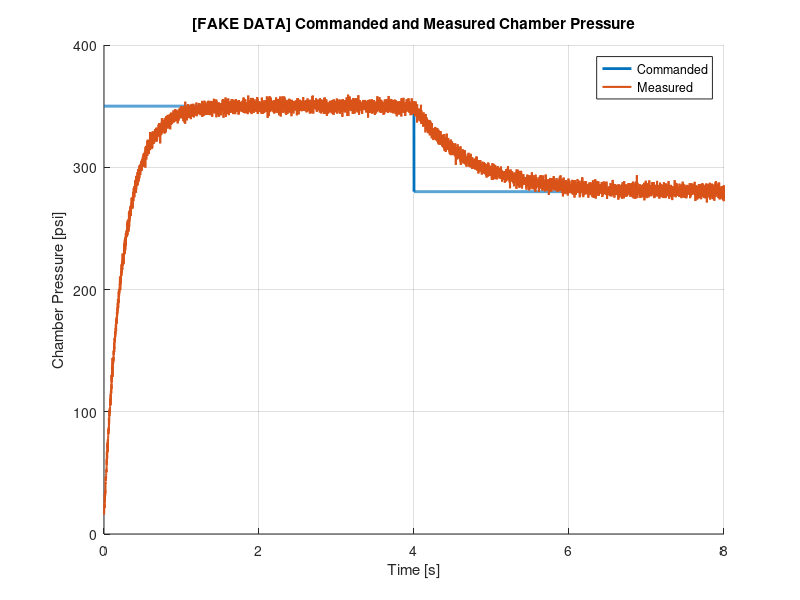

Reproduce this figure in MATLAB.
% Time vector (8 seconds, 1 kHz sample rate)
dt = 0.001;
t = 0:dt:8;

% Commanded pressure: 350 psi for 4s, then 280 psi
Pc_cmd = 350*ones(size(t));
Pc_cmd(t >= 4) = 280;

% --- Generate "measured" chamber pressure ---

% Startup transient: exponential rise from atmospheric to 350 psi
Pc_startup = 14.7 + (350 - 14.7)*(1 - exp(-t/0.25));  % ~250 ms time constant

% After 4 seconds: exponential decay from 350 → 280 psi with <2s settling
Pc_stepdown = 280 + (350 - 280)*exp(-(t-4)/0.7);  % ~0.7s time constant
Pc_stepdown(t < 4) = 350;  % only apply after 4s

% Combine startup + stepdown
Pc_meas = Pc_startup;
Pc_meas(t >= 4) = Pc_stepdown(t >= 4);

% Add realistic noise (band‑limited)
noise = 3*randn(size(t));  % ±3 psi-ish
Pc_meas = Pc_meas + noise;

% Optional: ensure no negative values
Pc_meas = max(Pc_meas, 0);

% Plot
figure; hold on;
plot(t, Pc_cmd, 'LineWidth', 2);
plot(t, Pc_meas, 'LineWidth', 1.5);
xlabel('Time [s]');
ylabel('Chamber Pressure [psi]');
legend('Commanded', 'Measured');
title('[FAKE DATA] Commanded and Measured Chamber Pressure')
grid on;
